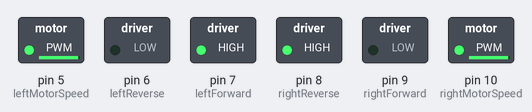
The sketch below on a simulated Arduino Uno, built with avr-gcc and run on an emulated ATmega328P. Shown: switched loads named in the sketch (green lamp = pin HIGH).

Above: at 0.1 s.
Timing chart, 0 to 1.6 s (numbered marks = the images above):
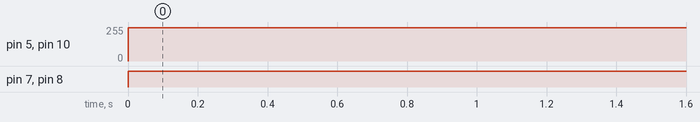

The sketch:

AutonomousVehicle.ino
```cpp
/*
 Name:		AutonomousVehicle.ino
 Author:	Justin Champagne

 Sections:
	Renaming Pins:					pretty self explanatory, labels are given to the pins on the Arduino UNO so when working with them in the functions, it's less confusing.
	Function Prototypes:			function definitions are below void loop() [AKA Main()], purely housekeeping so main code is closest to the top.
	void setup():					required function, automatically called when arduino turns on. Use to initialize variables, pin modes, etc.
	void loop():					required function, where the main code will be written. Once it reaches the end of the function, will loop, endlessly.

	Function Definitions:			below sections are where the code for function prototypes are written.
	Motor Functions:				Functions controlling the motors. Moving forward/backward, accelerating, decelerating, turning, stopping, etc..
	Line Follower Functions:		read input from line following ir sensors (LFIRS), make decision based on the values read (ie: turning left if right LFIRS detects black, etc.)
	Obstacle Detection Functions:	read input from ultrasonic sensor, stop when sensor detects object
	Experimental Testing:			random miscellaneous functions to test features and ideas


 Comments:
	Technically the range for motor speed is 0-255, however anything below around 80 or so won't allow the motors to spin the tires, depending on the load/resistance.

 Todo:
	Check if left / right turn are actually left and right
	find max/min values for motor speeds. Check if: Max 255, Min 59 w/o load (sideways) and 80 w/ load (resting normally on ground)
	adjust max/min values for accelerating/decelerating (if speed < 80 then set speed to 80, if speed > 255 set speed to 255, if in middle run regular for loop)
	decide if motor modes need to be set for accelerate / decelerate. If mode is set to turn left or reverse when accelerate is called, will it run as expected?

*/
// --------------------------------------------------Renaming Pins-------------------------------------------------- //
// Connecting motor controller (H-Bridge L298N) pins to Arduino digital pins
// leftForward - rightReverse used to control direction of both motors, and break / coasting modes
// these names given because they are the labels in the H-Bridge tutorial (https://tronixlabs.com.au/news/tutorial-l298n-dual-motor-controller-module-2a-and-arduino)

// Left Motor
int leftMotorSpeed = 5; // variable speed control
int leftForward = 7;  // mode switch
int leftReverse = 6;

// Right Motor
int rightMotorSpeed = 10;  // variable speed control
int rightForward = 9;
int rightReverse = 8;


// IR Sensors
int LeftLineIR = 3;			//(ASSUMING PIN SET TO 0)  Insert pin# for left IR line follower sensor
int MidLeftLineIR = 4;		//(ASSUMING PIN SET TO 1)  Insert pin # for middle-left IR line follower sensor
int MidRightLineIR = 11	;	//(ASSUMING PIN SET TO 1)  Insert pin # for middle-left IR line follower sensor
int RightLineIR = 12;		//(ASSUMING PIN SET TO 2)  Insert pin # for right IR line follower sensor

// Optointerrupter: IR Sensors attached to spokes of axle to measure distance
int LeftOptointerrupter = 0;  //(ASSUMING PIN SET TO 11) Insert pin # for left optointerrupter attached to spokes of left axle
int RightOptointerrupter = 1;  //(ASSUMING PIN SET TO 12) Insert pin # for right optointerrupter attached to spokes of right axle

// Ultrasonic
// -- int Ultrasonic = ?? How to set up pinout into arduino for ultrasonic sensor (wall-e eyes)


// --------------------------------------------------Function Prototypes-------------------------------------------------- //
void setup();

void forwardDrive(int speed, int time);
void reverseDrive(int speed, int time);
void leftTireForward(int speed, int time);
void rightTireForward(int speed, int time);
void leftTireBackward(int speed, int time);
void rightTireBackward(int speed, int time);

void stop();
void speedStop();
void motorOff();

int accelerate(int targetSpeed, int time);
int decelerate(int currentSpeed, int time);
int spinCW(int speed, int time);
int spinCCW(int speed, int time);

void followLine();

void negativesTest();
void speedValuesTest();
void movementTest();
void dance();

// --------------------------------------------------void setup()-------------------------------------------------- //

void setup()
{
	// put your setup code here, to run once:
	Serial.begin(9600);
	//delay(3000);


	// setting motor controls to output
	pinMode(leftMotorSpeed, OUTPUT);
	pinMode(rightMotorSpeed, OUTPUT);
	pinMode(leftForward, OUTPUT);
	pinMode(leftReverse, OUTPUT);
	pinMode(rightForward, OUTPUT);
	pinMode(rightReverse, OUTPUT);
}

// ------------------------------------------------------------------------------------------------------------------------------------------------------ //
// ----------------------------------------------------------------------void loop()--------------------------------------------------------------------- //
// ------------------------------------------------------------------------------------------------------------------------------------------------------ //
void loop()
{	// put your main code here, to run repeatedly:
	int speed = 255; // range 70-255
	int time = 0; // length of time in milliseconds


	//for (int i = 47; i < 256; i++) {
	//	Serial.println(i);
	//	forwardDrive(i);
	//	delay(3000);
	//}

	spinCW(250, 0);
	//delay(1000);
	//spinCCW(250, 1000);
	//delay(1000);
}
// ------------------------------------------------------------------------------------------------------------------------------------------------------ //
// -----------------------------------------------------------------Function Definitions----------------------------------------------------------------- //
// ------------------------------------------------------------------------------------------------------------------------------------------------------ //


// ----------------------------------------Motor Functions-------------------------------------------- //

// move forward at the given speed for the given amount of time
// speed: range 70-255
// time: in milliseconds. Will stop afterwards. Using 0 will return without stopping
void forwardDrive(int speed, int time)
{
	// enable mode for left motor
	digitalWrite(leftForward, HIGH);
	digitalWrite(leftReverse, LOW);
	// enable mode for right motor
	digitalWrite(rightForward, HIGH);
	digitalWrite(rightReverse, LOW);
	// set speed out of possible range of 0-255 for left motor
	analogWrite(leftMotorSpeed, speed);
	// set speed out of possible range of 0-255 for right motor
	analogWrite(rightMotorSpeed, speed);

	// stops moving after the defined amount of time
	// if time is set to 0, will not stop
	if (time != 0)
	{
		delay(time);
		stop();
	}
}

// move backward at the given speed for the given amount of time
// speed: range 70-255
// time: in milliseconds. Will stop afterwards. Using 0 will return without stopping
void reverseDrive(int speed, int time)
{
	// enable mode for left motor
	digitalWrite(leftForward, LOW);
	digitalWrite(leftReverse, HIGH);
	// enable mode for right motor
	digitalWrite(rightForward, LOW);
	digitalWrite(rightReverse, HIGH);
	// set speed out of possible range of 0-255 for left motor
	analogWrite(leftMotorSpeed, speed);
	// set speed out of possible range of 0-255 for right motor
	analogWrite(rightMotorSpeed, speed);

	// stops moving after the defined amount of time
	// if time is set to 0, will not stop
	if (time != 0)
	{
		delay(time);
		stop();
	}
}

// moves only the left tire forward at the given speed for the given amount of time
// speed: range 70-255
// time: in milliseconds. Will stop afterwards. Using 0 will return without stopping
void leftTireForward(int speed, int time)
{
	// enable mode for left motor
	digitalWrite(leftForward, HIGH);
	digitalWrite(leftReverse, LOW);
	// set speed out of possible range of 0-255 for left motor
	analogWrite(leftMotorSpeed, speed);
	// disable mode for right motor
	digitalWrite(rightForward, LOW);
	digitalWrite(rightReverse, LOW);
	// set speed to 0 out of possible range of 0-255 for right motor
	analogWrite(rightMotorSpeed, 0);

	// stops moving after the defined amount of time
	// if time is set to 0, will not stop
	if (time != 0)
	{
		delay(time);
		stop();
	}
}

// moves only the right tire forward at the given speed for the given amount of time
// speed: range 70-255
// time: in milliseconds. Will stop afterwards. Using 0 will return without stopping
void rightTireForward(int speed, int time)
{
	// disable mode for left motor
	digitalWrite(leftForward, LOW);
	digitalWrite(leftReverse, LOW);
	// set speed to 0 out of possible range of 0-255 for left motor
	analogWrite(leftMotorSpeed, 0);
	// enable mode for right motor
	digitalWrite(rightForward, HIGH);
	digitalWrite(rightReverse, LOW);
	// set speed out of possible range of 0-255 for right motor
	analogWrite(rightMotorSpeed, speed);

	// stops moving after the defined amount of time
	// if time is set to 0, will not stop
	if (time != 0)
	{
		delay(time);
		stop();
	}
}

// moves only the left tire backward at the given speed for the given amount of time
// speed: range 70-255
// time: in milliseconds. Will stop afterwards. Using 0 will return without stopping
void leftTireBackward(int speed, int time)
{
	// enable mode for left motor
	digitalWrite(leftForward, LOW);
	digitalWrite(leftReverse, HIGH);
	// set speed out of possible range of 0-255 for left motor
	analogWrite(leftMotorSpeed, speed);
	// disable mode for right motor
	digitalWrite(rightForward, LOW);
	digitalWrite(rightReverse, LOW);
	// set speed to 0 out of possible range of 0-255 for right motor
	analogWrite(rightMotorSpeed, 0);

	// stops moving after the defined amount of time
	// if time is set to 0, will not stop
	if (time != 0)
	{
		delay(time);
		stop();
	}
}

// moves only the right tire backward at the given speed for the given amount of time
// speed: range 70-255
// time: in milliseconds. Will stop afterwards. Using 0 will return without stopping
void rightTireBackward(int speed, int time)
{
	// disable mode for left motor
	digitalWrite(leftForward, LOW);
	digitalWrite(leftReverse, LOW);
	// set speed to 0 out of possible range of 0-255 for left motor
	analogWrite(leftMotorSpeed, 0);
	// enable mode for right motor
	digitalWrite(rightForward, LOW);
	digitalWrite(rightReverse, HIGH);
	// set speed out of possible range of 0-255 for right motor
	analogWrite(rightMotorSpeed, speed);

	// stops moving after the defined amount of time
	// if time is set to 0, will not stop
	if (time != 0)
	{
		delay(time);
		stop();
	}
}


// disables and sets speed to 0 for both motors
void stop()
{
	// set speed to 0 for both motors
	analogWrite(leftMotorSpeed, 0);
	analogWrite(rightMotorSpeed, 0);
	//disable mode for both motors
	digitalWrite(leftForward, LOW);
	digitalWrite(leftReverse, LOW);
	digitalWrite(rightForward, LOW);
	digitalWrite(rightReverse, LOW);
}

// sets motor speeds to 0, but leaves mode in previous setting. this may cause issues
void speedStop()
{
	analogWrite(leftMotorSpeed, 0);
	analogWrite(rightMotorSpeed, 0);
}

// sets mode for both motors to off, but leaves speed at previous setting. This may cause issues
void motorOff()
{
	digitalWrite(leftForward, LOW);
	digitalWrite(leftReverse, LOW);
	digitalWrite(rightForward, LOW);
	digitalWrite(rightReverse, LOW);
}


// time defines intervals in milliseconds between incrementing the speed. Returns current speed
int accelerate(int targetSpeed, int time)
{
	for(int i = 0; i <= targetSpeed; i++)
	{
		analogWrite(leftMotorSpeed, i);
		analogWrite(rightMotorSpeed, i);
		delay(time);
	}
	return targetSpeed; // this is now the current speed
}

// current speed set to make sure movement isn't jumpy. Time defines intervals in milliseconds between incrementing the speed
int decelerate(int currentSpeed, int time)
{
	for (int i = currentSpeed; i >= 0; --i)
	{
		analogWrite(leftMotorSpeed, i);
		analogWrite(rightMotorSpeed, i);
		delay(time);
	}

	motorOff();
	return 0; // this is now the current speed, 0, we are assuming nothing will go wrong
}

// spins clockwise at the given strength for the given amount of time
int spinCW(int speed, int time)
{
	// enable mode for left motor
	digitalWrite(leftForward, HIGH);
	digitalWrite(leftReverse, LOW);
	// set speed out of possible range of 0-255 for left motor
	analogWrite(leftMotorSpeed, speed);
	// enable mode for right motor
	digitalWrite(rightForward, LOW);
	digitalWrite(rightReverse, HIGH);
	// set speed out of possible range of 0-255 for right motor
	analogWrite(rightMotorSpeed, speed);

	// stops moving after the defined amount of time
	// if time is set to 0, will not stop
	if (time != 0)
	{
		delay(time);
		stop();
	}
}

// spins counterclockwise at the given strength for the given amount of time
int spinCCW(int speed, int time)
{
	// enable mode for left motor
	digitalWrite(leftForward, LOW);
	digitalWrite(leftReverse, HIGH);
	// set speed out of possible range of 0-255 for left motor
	analogWrite(leftMotorSpeed, speed);
	// enable mode for right motor
	digitalWrite(rightForward, HIGH);
	digitalWrite(rightReverse, LOW);
	// set speed out of possible range of 0-255 for right motor
	analogWrite(rightMotorSpeed, speed);

	// stops moving after the defined amount of time
	// if time is set to 0, will not stop
	if (time != 0)
	{
		delay(time);
		stop();
	}
}

// ------------------------------------- Line Follower Functions --------------------------------------------- //

void followLine()
{
	if (digitalRead(LeftLineIR) == HIGH) {
		Serial.println("LeftLineIR is HIGH");
	}
	else if (digitalRead(LeftLineIR) == LOW) {
		Serial.println("LeftLineIR is LOW");
	}


	if (digitalRead(MidLeftLineIR) == HIGH) {
		Serial.println("MidLeftLineIR is HIGH");
	}
	else if (digitalRead(MidLeftLineIR) == LOW) {
		Serial.println("MidLeftLineIR is LOW");
	}


	if (digitalRead(MidRightLineIR) == HIGH) {
		Serial.println("MidRightLineIR is HIGH");
	}
	else if (digitalRead(MidRightLineIR) == LOW) {
		Serial.println("MidRightLineIR is LOW");
	}


	if (digitalRead(RightLineIR) == HIGH) {
		Serial.println("RightLineIR is HIGH");
	}
	else if (digitalRead(RightLineIR) == LOW) {
		Serial.println("RightLineIR is LOW");
	}

}

// ------------------------------------- Obstacle Detection Functions --------------------------------------------- //


// ------------------------------------- Experimental Testing --------------------------------------------- //

// Testing to see what happens if negative values are passed in for speed
void negativesTest()
{
	reverseDrive(-90, 0);
	delay(250);
	stop();
	delay(500);
	reverseDrive(90, 0);
	delay(250);
	stop();
	delay(500);

	forwardDrive(-90, 0);
	delay(250);
	stop();
	delay(500);
	forwardDrive(90, 0);
	delay(250);
	stop();

	delay(1000);

	reverseDrive(-160, 0);
	delay(250);
	stop();
	delay(500);
	reverseDrive(160, 0);
	delay(250);
	stop();
	delay(500);

	forwardDrive(-160, 0);
	delay(250);
	stop();
	delay(500);
	forwardDrive(160, 0);
	delay(250);
	stop();
	delay(500);
}

// testing what effect different values of speed will have
void speedValuesTest()
{
	reverseDrive(70, 0);
	delay(250);
	stop();
	delay(500);
	reverseDrive(255, 0);
	delay(250);
	stop();
	delay(500);

	forwardDrive(70, 0);
	delay(250);
	stop();
	delay(500);
	forwardDrive(255, 0);
	delay(250);
	stop();

	delay(1000);

	reverseDrive(160, 0);
	delay(250);
	stop();
	delay(500);
	reverseDrive(160, 0);
	delay(250);
	stop();
	delay(500);

	forwardDrive(160, 0);
	delay(250);
	stop();
	delay(500);
	forwardDrive(160, 0);
	delay(250);
	stop();
	delay(500);
}

// testing all the movement functions to make sure they work properly
void movementTest()
{
	forwardDrive(255, 1000);
	delay(1000);

	reverseDrive(255, 1000);
	delay(1000);

	leftTireForward(255, 1000);
	delay(1000);

	rightTireForward(255, 1000);
	delay(1000);

	leftTireBackward(255, 1000);
	delay(1000);

	rightTireBackward(255, 1000);
	delay(1000);

	spinCW(255, 1000);
	delay(1000);

	spinCCW(255, 1000);
	delay(1000);
}

void dance()
{
	for (int i = 0; i < 25; i++) {

		for (int j = 0; j < 3; j++) {
			leftTireForward(255, 100);
			rightTireBackward(255, 100);
			leftTireBackward(255, 150);
			rightTireForward(255, 150);
		}
		spinCW(255, 1000);
		spinCCW(255, 1000);

	}

}
```

Measured:
- by itself, pin 5 (leftMotorSpeed), pin 10 (rightMotorSpeed): 0/255 → 250/255 at 0.00 s
- by itself, pin 7 (leftForward), pin 8 (rightReverse): LOW → HIGH at 0.00 s
